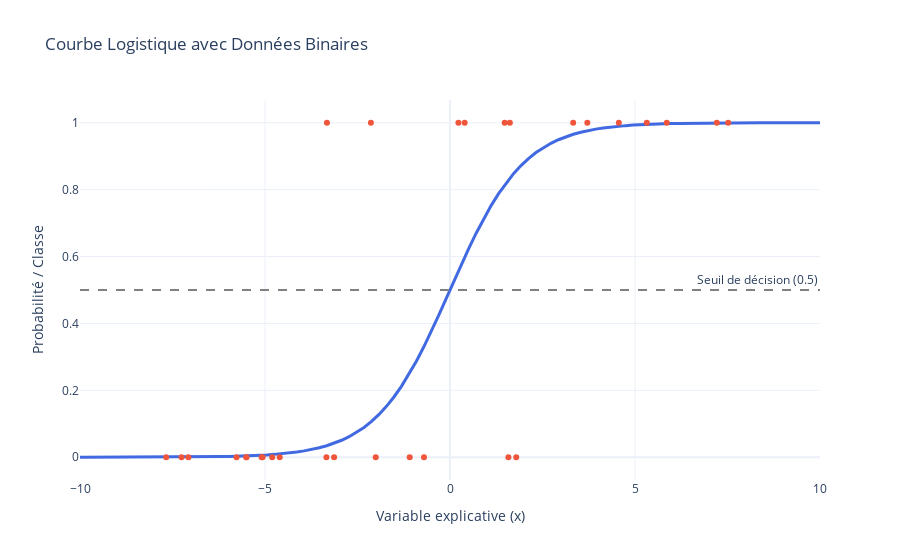

Notebook cell for this chart:
### Markdown cell above
# Classification et Régression Logistique
---

Lien vers l'audio : https://audio-records-dsfs.s3.eu-west-3.amazonaws.com/M06D04_DataScience.m4a

## Introduction à la classification supervisée
---

### Objectif et distinction avec la régression

Ce module explore la logique de la régression logistique et des modèles de classification supervisée.

**Distinction fondamentale :**
- **Régression linéaire** : prédit une valeur continue (ex: salaire en fonction de l'expérience)
- **Classification** : prédit une appartenance à une classe discrète (ex: achat vs non-achat d'un produit)

Cette différence conceptuelle nécessite des approches mathématiques et des métriques d'évaluation spécifiques.

## La fonction sigmoïde : transformation probabiliste
---

### Définition mathématique

La fonction sigmoïde transforme les sorties de la régression linéaire en probabilités comprises entre 0 et 1 :

$$
\sigma(x) = \frac{1}{1 + e^{-x}}
$$

où $x = \beta_0 + \beta_1 x_1 + ... + \beta_p x_p$ représente la combinaison linéaire des variables d'entrée.

### Code cell
from graph_gen import get_logistic_curve

get_logistic_curve()

### Figure 1 — Plotly figure (JSON) as saved in the notebook; plotly's stock layout.template omitted (floating-point values rounded to 4 significant figures)
{"data": [{"line": {"color": "royalblue", "width": 3}, "mode": "lines", "name": "Fonction Logistique", "type": "scatter", "x": [-10.0, -9.798, -9.596, -9.394, -9.192, -8.99, -8.788, -8.586, -8.384, -8.182, -7.98, -7.778, -7.576, -7.374, -7.172, -6.97, -6.768, -6.566, -6.364, -6.162, -5.96, -5.758, -5.556, -5.354, -5.152, -4.949, -4.747, -4.545, -4.343, -4.141, -3.939, -3.737, -3.535, -3.333, -3.131, -2.929, -2.727, -2.525, -2.323, -2.121, -1.919, -1.717, -1.515, -1.313, -1.111, -0.9091, -0.7071, -0.5051, -0.303, -0.101, 0.101, 0.303, 0.5051, 0.7071, 0.9091, 1.111, 1.313, 1.515, 1.717, 1.919, 2.121, 2.323, 2.525, 2.727, 2.929, 3.131, 3.333, 3.535, 3.737, 3.939, 4.141, 4.343, 4.545, 4.747, 4.949, 5.152, 5.354, 5.556, 5.758, 5.96, 6.162, 6.364, 6.566, 6.768, 6.97, 7.172, 7.374, 7.576, 7.778, 7.98, 8.182, 8.384, 8.586, 8.788, 8.99, 9.192, 9.394, 9.596, 9.798, 10.0], "y": [4.54e-05, 5.556e-05, 6.8e-05, 8.322e-05, 0.0001018, 0.0001246, 0.0001525, 0.0001867, 0.0002285, 0.0002796, 0.0003422, 0.0004188, 0.0005125, 0.0006271, 0.0007674, 0.0009391, 0.001149, 0.001406, 0.00172, 0.002104, 0.002574, 0.003149, 0.003851, 0.004709, 0.005757, 0.007037, 0.008599, 0.0105, 0.01283, 0.01565, 0.01909, 0.02326, 0.02832, 0.03445, 0.04183, 0.05072, 0.06138, 0.07411, 0.08922, 0.1071, 0.128, 0.1522, 0.1802, 0.212, 0.2477, 0.2872, 0.3302, 0.3764, 0.4248, 0.4748, 0.5252, 0.5752, 0.6236, 0.6698, 0.7128, 0.7523, 0.788, 0.8198, 0.8478, 0.872, 0.8929, 0.9108, 0.9259, 0.9386, 0.9493, 0.9582, 0.9656, 0.9717, 0.9767, 0.9809, 0.9843, 0.9872, 0.9895, 0.9914, 0.993, 0.9942, 0.9953, 0.9961, 0.9969, 0.9974, 0.9979, 0.9983, 0.9986, 0.9989, 0.9991, 0.9992, 0.9994, 0.9995, 0.9996, 0.9997, 0.9997, 0.9998, 0.9998, 0.9998, 0.9999, 0.9999, 0.9999, 0.9999, 0.9999, 1.0]}, {"mode": "markers", "name": "Données binaires (0/1)", "type": "scatter", "x": [-2.007, 7.211, 3.712, 1.579, -5.504, -5.504, -7.071, 5.859, 1.618, 3.329, -7.671, 7.519, 5.319, -4.603, -5.091, -5.066, -3.132, 0.3961, -1.089, -3.34, 1.79, -5.768, -3.326, -2.138, -0.7029, 4.563, -4.805, 0.2278, 1.479, -7.257], "y": [0, 1, 1, 0, 0, 0, 0, 1, 1, 1, 0, 1, 1, 0, 0, 0, 0, 1, 0, 0, 0, 0, 1, 1, 0, 1, 0, 1, 1, 0]}], "layout": {"annotations": [{"showarrow": false, "text": "Seuil de décision (0.5)", "x": 1, "xanchor": "right", "xref": "x domain", "y": 0.5, "yanchor": "bottom", "yref": "y"}], "shapes": [{"line": {"color": "gray", "dash": "dash"}, "type": "line", "x0": 0, "x1": 1, "xref": "x domain", "y0": 0.5, "y1": 0.5, "yref": "y"}], "showlegend": false, "title": {"text": "Courbe Logistique avec Données Binaires"}, "xaxis": {"title": {"text": "Variable explicative (x)"}}, "yaxis": {"title": {"text": "Probabilité / Classe"}}}}
